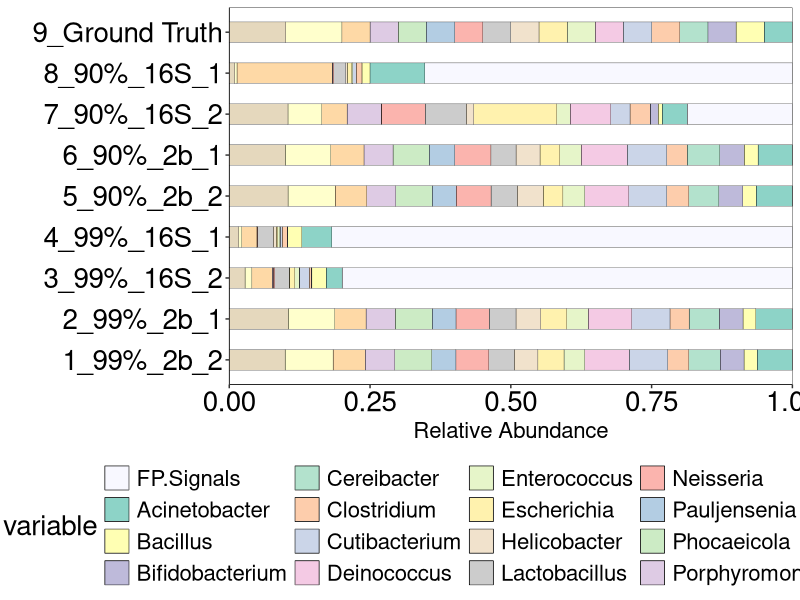
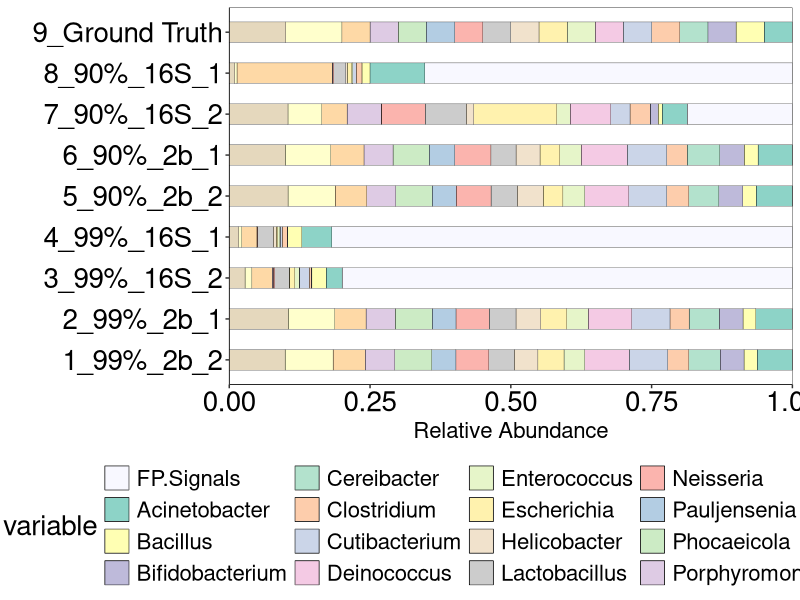

Write R code to recreate these figures, in order.
# Load necessary R packages
library(reshape2)    # Used for data restructuring
library(ggplot2)     # Used for data visualization
library(RColorBrewer)    # Used for color palette

# Read data from a file
result <- read.table("2b16s_bench_genus.txt", sep = "\t", header = T)

# Convert data to long format for plotting purposes
data <- melt(result, id.vars="SampleID")

# Sort data by variable (genus) name
data <- data[order(data$variable), ]

# Check how many unique variables (genera) are present to allocate colors
nc <- length(unique(data$variable))
print(nc)

# Define a color palette for different genera to be plotted, with ghostwhite assigned to "false positive signal" in the first column of imported data
colors = c("ghostwhite", brewer.pal(3, "Set3"), 
           brewer.pal(8, "Pastel2"), 
           brewer.pal(8, "Pastel1"))

# Create a ggplot object, specifying x-axis, y-axis, and fill color by genus
plot <- ggplot(data=data,aes(SampleID,value,fill=variable)) +
  scale_fill_manual(values = colors) +  # Fill genera with custom colors
  geom_bar(stat="identity",position="stack", color="black", width=0.5,linewidth=0.1)+  # Draw stacked bar plot, with each bar representing a sample and relative abundance of each genus represented by bar height
  coord_flip() +  # Flip x-axis and y-axis
  labs(x = "",y = "Relative Abundance")+  # Set x-axis and y-axis labels
  scale_y_continuous(expand = c(0,0))+  # Set y-axis range
  theme_classic()+  # Set graph theme, including fill, axis lines, axis labels, legend, etc.
  theme(panel.background=element_rect(fill="white",colour="black",linewidth=0.25),
        axis.line=element_line(colour="black",linewidth=0.25),
        axis.title=element_text(size=16,color="black"),
        axis.text=element_text(size=20,color="black"),
        legend.title=element_text(size=20),
        legend.text=element_text(size=16),
        legend.position="bottom", legend.box = "horizontal")

# Display the plotted graph
plot(plot)

# Save the graph as a PDF file
ggsave(filename="genus_bar_plot.pdf", plot=plot, width=19, height=15)
